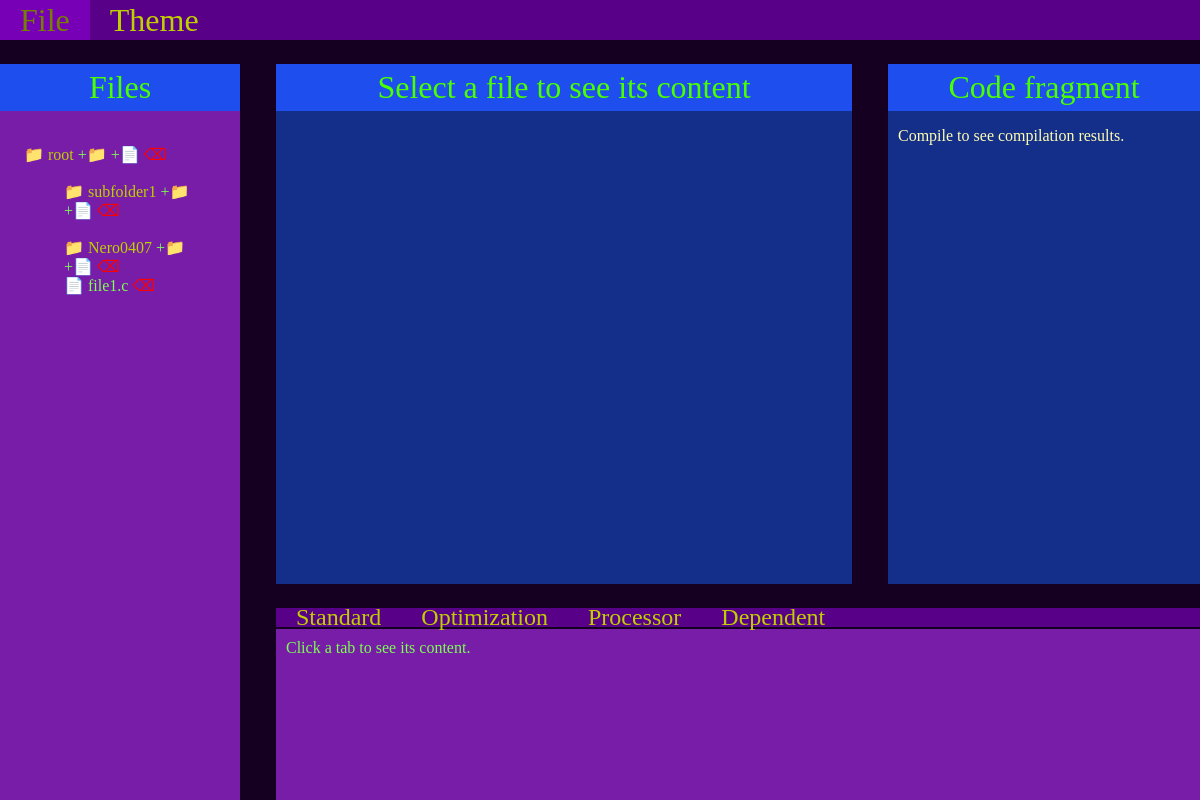
The app's page /mainpage/ (signed in), older data.
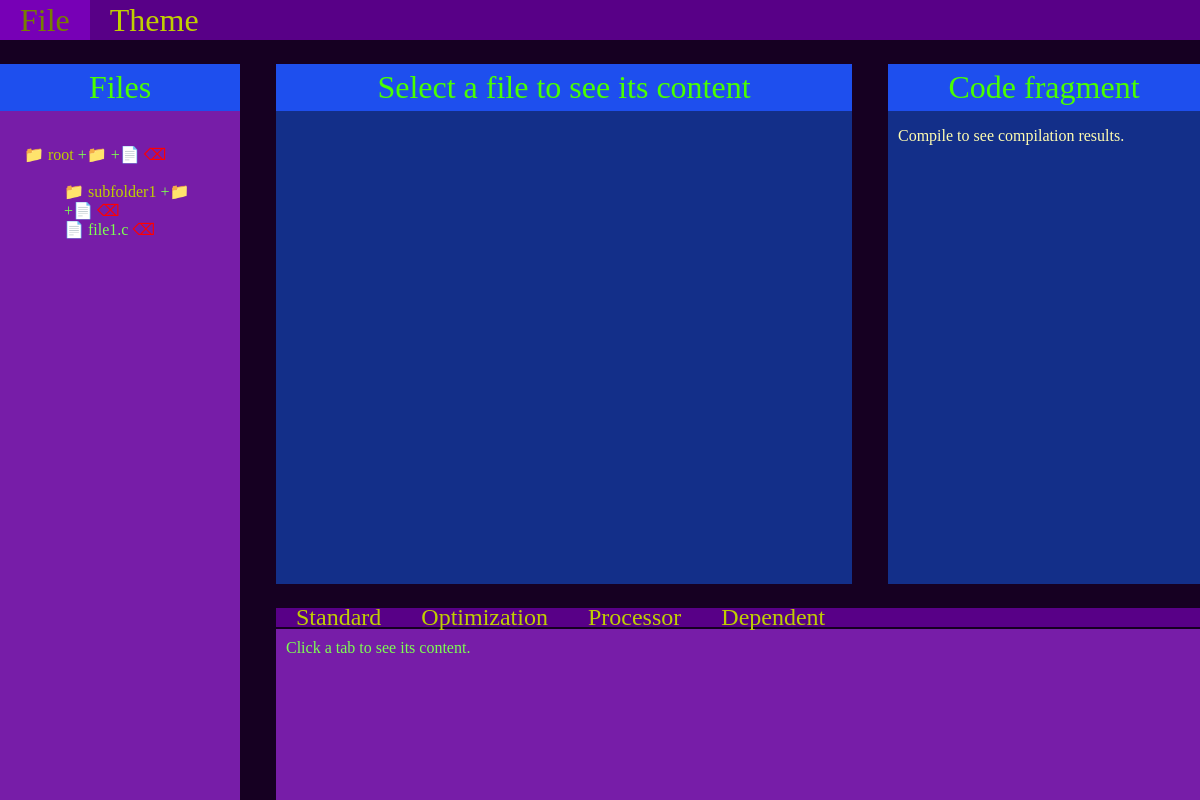
The same page, newer data.
### mainpage/models.py (models this page shows)
class FolderOrFile(models.Model):
	name = models.CharField(max_length=255)
	description = models.TextField(blank=True)
	created_at = models.DateTimeField(auto_now_add=True)
	owner = models.ForeignKey(User, null=True, on_delete=models.CASCADE)
	is_available = models.BooleanField(default=True)
	availability_changed_at = models.DateTimeField(auto_now_add=True)
	last_content_change_at = models.DateTimeField(auto_now=True)
	class Meta:
		abstract = True

class Folder(FolderOrFile):
	parent_folder = models.ForeignKey('self', null=True, blank=True, on_delete=models.SET_NULL, related_name = 'subfolders')

class File(FolderOrFile):
	content = models.TextField()
	parent_folder = models.ForeignKey(Folder, null=True, blank=True, on_delete=models.SET_NULL, related_name = 'subfiles')

### mainpage/views.py (the view)
# urls.py: path('mainpage/', include('mainpage.urls'))
def mainpage(request):
	current_user = request.user
	root_folder = get_rootfolder(current_user)
	return render(request, 'mainpage/app.html', {
		'root_folder': root_folder,
	})

### mainpage/views.py (called while the page is built, shortened)
def get_rootfolder(current_user):
	if not current_user:
		root_folder = Folder.objects.filter(owner__isnull=True, parent_folder__isnull=True, is_available=True)
	else:
		root_folder = Folder.objects.filter(owner=current_user, parent_folder__isnull=True, is_available=True)
	if len(root_folder) > 0:
		return root_folder[0]

### mainpage/templates/mainpage/app.html (shortened to what this page needs)
{% load static %}
<!DOCTYPE html>
<html lang="en">
  <head>
			<link rel="stylesheet" href="{% static 'mainpage/app.css' %}">
  </head>
	<body onload="init()">
		<div class="grid">
			<nav class="menu">
				<a> File </a>
				<a onclick="change_theme();"> Theme </a>
			</nav>
			<div class="file_select">
				<div class="header"> Files </div>
        {% include 'mainpage/folder.html' with folder=root_folder %}
			</div>
			<div class="code">
				<div class="header">
					{% if current_file %}
						{{current_file.name}}
					{% elif no_current_file %}
						Sorry, no file with id exists or it's not yours.
					{% else %}
						Select a file to see its content
					{% endif %}
				</div>
			</div>
			<div class="code_fragment">
				<div class="header"> Code fragment </div>
					{% if code_fragment %}
					<pre>{{ code_fragment}}</pre>
					{% else %}
					<p style="padding-left:10px">Compile to see compilation results.</p>
					{% endif %}
			</div>
			<div class="tabs">
				<div class="tab_bar">
					<div class="tab" id="standard" onclick="change_tab(this);">Standard</div>
					<div class="tab" id="optimization" onclick="change_tab(this);">Optimization</div>
					<div class="tab" id="processor" onclick="change_tab(this);">Processor</div>
					<div class="tab" id="dependent" onclick="change_tab(this);">Dependent</div>
				</div>
				<div class="tab_content">
					<form id="compile" enctype="multipart/form-data" method="post">
						<div id="tab_default_content">
							<p> Click a tab to see its content. </p>
						</div>
					</form>
				</div>
			</div>
		</div>
	</body>
</html>

### mainpage/templates/mainpage/folder.html
﻿<ul>
  <li class="folder"> {{folder.name}} <a href="{% url 'add_folder' folder.id %}">+📁</a> <a href="{% url 'add_file' folder.id %}">+📄</a> <a class="delete_symbol" href="{% url 'remove_folder' folder.id %}">⌫</a></li>
  <li>
    {% for subfolder in folder.subfolders.all %}
			{% if subfolder.is_available %}
			 {% include 'mainpage/folder.html' with folder=subfolder %}
			{% endif %}
    {% endfor %}
  </li>
	<li>
		<ul>
			{% for subfile in folder.subfiles.all %}
				{% if subfile.is_available %}
					<li class="file"> <a href="{% url 'view_file' subfile.id %}">{{subfile.name}}</a> <a class="delete_symbol" href="{% url 'remove_file' subfile.id %}">⌫</a></li>
				{% endif %}
			{% endfor %}
		</ul>
	</li>
</ul>

### mainpage/static/mainpage/app.css (style rules this page uses)
body { color: var(--text_color); background-color: var(--bg_color); margin: 0; font-family:'Trebuchet MS' }
.menu, .tab_bar { color: var(--navbars_text_color); background-color: var(--navbars_background_color); }
.file_select, .tab_content { background-color: var(--select_background_color); }
.code, .code_fragment { color: var(--code_text_color); background-color: var(--code_background_color); }
.header { padding: 5px 0; font-size: xx-large; text-align: center; width: 100%; color: var(--header_text_color); background-color: var(--header_background_color); }
.file_select li a { text-decoration: none; color: var(--select_text_color); background-color: var(--select_background_color); }
.file_select > ul { padding: 0 10%; }
.folder { color: var(--navbars_text_color); }
.file { color: var(--select_text_color); }
.file_select li { list-style-type: none; padding: 0; text-decoration: none; }
.folder::before { content: '📁'; }
.file::before { content: '📄'; }
.file_select li .delete_symbol { color:red; }
.menu { display: flex; height: 100%; }
.tab_bar { display: inline-flex; width: 100%; height: 10%; }
.tab_content { width: 100%; height: 90%; }
.tab_content p { padding: 10px; margin: 0; color: var(--select_text_color); }
.menu > a, .menu > button { font-size: xx-large; }
.tab { font-size: x-large; }
.menu > a, .menu > button, .tab { display: inline-flex; height: 100%; padding: 0 20px; margin: 0; align-items: center; text-decoration: none; color: var(--navbars_text_color); }
@media all and (min-width: 1001px) and (min-aspect-ratio: 4/3) and (max-aspect-ratio: 16/9) and (not (aspect-ratio: 16/9)) { .grid { --grid_w1: 20vw; --grid_w2: 48vw; --grid_w3: 26vw; --grid_h1: 5vh; --grid_h2: 65vh; --grid_h3: 24vh; } }
@media all and (min-width: 1001px) { .grid { display: grid; grid-template-columns: var(--grid_w1) var(--grid_w2) var(--grid_w3); grid-row-gap: 3vh; grid-column-gap: 3vw; grid-template-rows: var(--grid_h1) var(--grid_h2) var(--grid_h3); height: 100%; margin: 0; } }
@media all and (min-width: 1001px) { .menu { grid-area: 1 / 1 / 2 / 4; } }
@media all and (min-width: 1001px) { .file_select { grid-area: 2 / 1 / 4 / 2; } }
@media all and (min-width: 1001px) { .code { grid-area: 2 / 2 / 3 / 3; } }
@media all and (min-width: 1001px) { .code_fragment { grid-area: 2 / 3 / 3 / 4; } }
@media all and (min-width: 1001px) { .tabs { grid-area: 3 / 2 / 3 / 4; } }

Row changes from the older to the newer data that the page shows:
no longer on this page (row edited): Folder: name "Nero0407"
